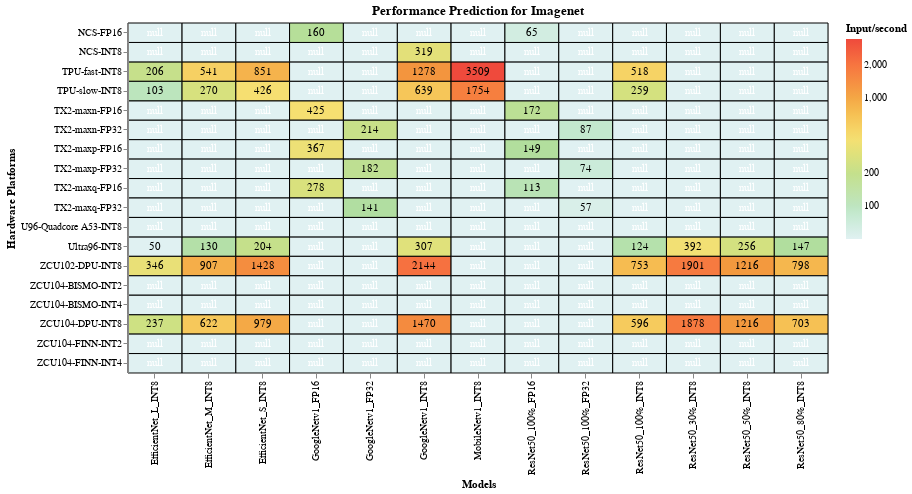

Notebook code for this chart:
### Markdown cell above
For ImageNet, quantization combined with pruning also deliver some of best performance results.

### Code cell
#hide_input
%run scripts/altair_plots.py  #run the heatmaps script
#load imagenet dataset and plot it
heatmap(pd.read_csv("data/cleaned_csv/performance_prediction_imagenet.csv"), 'lightgrey','Performance Prediction for Imagenet')

### Figure 1 — Vega-Lite specification as saved in the notebook (floating-point values rounded to 4 significant figures; data arrays with more than 128 entries replaced by an {"elided": "..."} marker saying what was removed)
{"config": {"view": {"continuousWidth": 400, "continuousHeight": 300}}, "layer": [{"mark": {"type": "rect", "invalid": null, "stroke": "black", "strokeWidth": 1}, "encoding": {"color": {"type": "quantitative", "field": "values", "scale": {"scheme": "lightmulti", "type": "log"}, "title": "Input/second"}, "tooltip": [{"type": "quantitative", "field": "values", "title": "Input/sec"}, {"type": "nominal", "field": "x", "title": "Model"}, {"type": "nominal", "field": "y", "title": "Hardware Platform"}], "x": {"type": "ordinal", "field": "x", "title": "Models"}, "y": {"type": "ordinal", "field": "y", "title": "Hardware Platforms"}}, "height": 350, "selection": {"selector004": {"type": "single", "on": "mouseover", "nearest": true}}, "title": "Performance Prediction for Imagenet", "width": 700}, {"mark": {"type": "text", "color": "white"}, "encoding": {"color": {"condition": {"value": "black", "test": "(datum.values > 1)"}, "value": "white"}, "text": {"type": "quantitative", "field": "values", "format": ".0f"}, "tooltip": [{"type": "quantitative", "field": "values", "format": ".0f", "title": "Input/sec"}, {"type": "nominal", "field": "x", "title": "Model"}, {"type": "nominal", "field": "y", "title": "Hardware Platform"}], "x": {"type": "ordinal", "field": "x", "title": "Models"}, "y": {"type": "ordinal", "field": "y", "title": "Hardware Platforms"}}}], "data": {"name": "data-f654173e8c40e752cd57924100a42347"}, "$schema": "https://vega.github.io/schema/vega-lite/v4.0.2.json", "datasets": {"data-f654173e8c40e752cd57924100a42347": {"elided": "234 records"}}}
